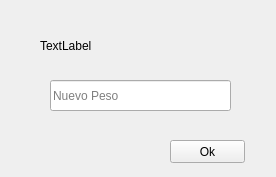
<?xml version="1.0" encoding="UTF-8"?>
<ui version="4.0">
 <class>ModPeso</class>
 <widget class="QWidget" name="ModPeso">
  <property name="geometry">
   <rect>
    <x>0</x>
    <y>0</y>
    <width>276</width>
    <height>177</height>
   </rect>
  </property>
  <property name="windowTitle">
   <string>Modificar Peso De Vuelo</string>
  </property>
  <widget class="QLabel" name="label">
   <property name="geometry">
    <rect>
     <x>40</x>
     <y>20</y>
     <width>231</width>
     <height>51</height>
    </rect>
   </property>
   <property name="text">
    <string>TextLabel</string>
   </property>
  </widget>
  <widget class="QLineEdit" name="nuevoPeso">
   <property name="geometry">
    <rect>
     <x>50</x>
     <y>80</y>
     <width>181</width>
     <height>31</height>
    </rect>
   </property>
   <property name="placeholderText">
    <string>Nuevo Peso</string>
   </property>
  </widget>
  <widget class="QPushButton" name="pushOkNuevoPeso">
   <property name="geometry">
    <rect>
     <x>170</x>
     <y>140</y>
     <width>75</width>
     <height>23</height>
    </rect>
   </property>
   <property name="text">
    <string>Ok</string>
   </property>
  </widget>
 </widget>
 <resources/>
 <connections/>
</ui>
